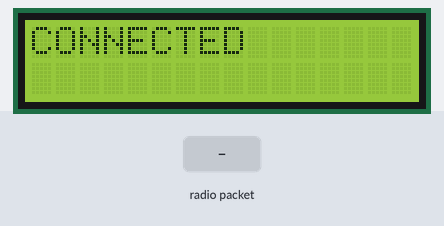
Recording of a sketch running on a simulated Arduino Uno, built with avr-gcc and run on an emulated ATmega328P. On the bench: 16×2 character LCD. The inputs (shaded band) are chosen by the test bench. No radio packets arrive unless stated; what the sketch prints to the serial monitor is not drawn.

Above: at 6.2 s.
6.3 s: radio packet "5" arrives
At 7.5 s:
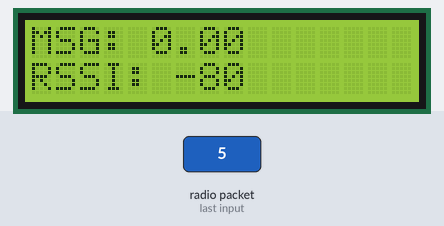
7.8 s: radio packet "90" arrives
At 8.6 s:
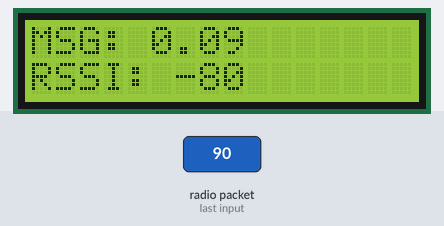
9.3 s: radio packet "200" arrives
At 9.7 s:
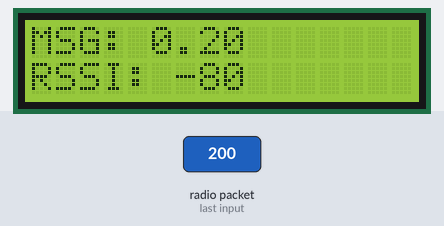
Timing chart, 0 to 12.3 s (numbered marks = the images above; inputs shaded):
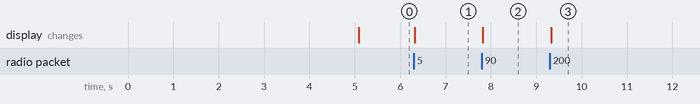

The sketch:

LoRa_Receiver_v8.ino
```cpp
#include <LoRa.h>
#include <LiquidCrystal.h>
#include <ctype.h>

#define bit9600Delay 100
#define halfBit9600Delay 50
#define bit4800Delay 188
#define halfBit4800Delay 94
#define rx A3
#define tx A4
#define carriage 0x0D
#define msg_begin 0x02

LiquidCrystal lcd(A2,A1,5,4,3,A0);

String message = "";
byte ascii_byte;
uint8_t ascii_list[16];
boolean rev_byte[8];

// uint8_t const carriage = 0x0D;
// uint8_t const msg_begin = 0x02;

void setup() {
  // define pinmodes for send and receive
  pinMode(rx,INPUT);
  pinMode(tx,OUTPUT);
  digitalWrite(tx,LOW);
  delay(5000);

  // initialize LCD screen
  lcd.begin(16, 2);
  lcd.clear();
  // initialize the LoRa sender protocol, kill program if not
  if(!LoRa.begin(915E6)){
    while(1);
  }
  // print out connection affirm
  lcd.setCursor(0,0);
  lcd.print("CONNECTED");

  Serial.begin(9600);
}

void loop() {
  // detect any sent packet
  int packetSize = LoRa.parsePacket();

  // read packet if one was received > 0
  if (packetSize) {

    // read accepted packet
    message = "";
    while(LoRa.available()){
      message += (char)LoRa.read();
    }

    // print out RSSI to LCD
    lcd.setCursor(0,1);
    lcd.print("RSSI: ");
    lcd.print(LoRa.packetRssi());

    // print out message to LCD
    lcd.setCursor(0,0);
    lcd.print("MSG: ");
    lcd.print(message.toFloat()/1000);
    lcd.print("   ");

    Serial.println(message);

    // send reading over serial port
    uint16_t signalx1000 = (uint16_t) message.toInt();
    // msg begin ASCII
    SWprint(msg_begin);
    Serial.print(msg_begin);
    Serial.print(" ");
    for(int i = 0; i < 16; i++){
      // generate ASCII byte
      uint8_t digit = signalx1000 % 10;
      ascii_list[i] = (uint8_t) digit + 48;
      // decrease number by power of ten
      signalx1000 = (uint16_t) signalx1000 / 10;
    }
    // send bytes
    for(int i = 15; i >= 0; i--){
      uint8_t digit = ascii_list[i];
      SWprint(digit);
      Serial.print(digit);
      Serial.print(" ");
    }
    // print carriage return
    SWprint(carriage);
    Serial.println(carriage);
  }
}

// printing to serial port
void SWprint(uint8_t data)
{
  byte mask;
  //Serial.println("");
  int count = 0;
  for (mask = 0x01; mask>0; mask <<= 1) {
    //Serial.print(bitRead(data,7-count));
    if (data & mask){ // choose bit
     rev_byte[count] = true;
     //Serial.print("1");
    }
    else{
     rev_byte[count] = false;
     //Serial.print("0");
    }
    count = count + 1;
  }

  //Serial.println("");
  //startbit
  digitalWrite(tx,HIGH);
  //Serial.print("START");
  delayMicroseconds(bit9600Delay);

  count = 7;
  while(count >= 0){
    if(rev_byte[count]){
      digitalWrite(tx,LOW);
      //Serial.print(1);
    }
    if(!rev_byte[count]){
      digitalWrite(tx,HIGH);
      //Serial.print(0);
    }
    delayMicroseconds(bit9600Delay);
    count = count-1;
  }
  //stop bit
  digitalWrite(tx, LOW);
  //Serial.println("STOP");
  delayMicroseconds(bit9600Delay);
}

// reading from serial port
int SWread()
{
  byte val = 0;
  while (digitalRead(rx));
  //wait for start bit
  if (digitalRead(rx) == LOW) {
    delayMicroseconds(halfBit9600Delay);
    for (int offset = 0; offset < 8; offset++) {
     delayMicroseconds(bit9600Delay);
     val |= digitalRead(rx) << offset;
    }
    //wait for stop bit + extra
    delayMicroseconds(bit9600Delay);
    delayMicroseconds(bit9600Delay);
    return val;
  }
}
```

Measured:
- after the input at 6.3 s, the display: changes at once (image 1)
- after the input at 7.8 s, the display: changes at once (image 2)
- after the input at 9.3 s, the display: changes at once (image 3)
